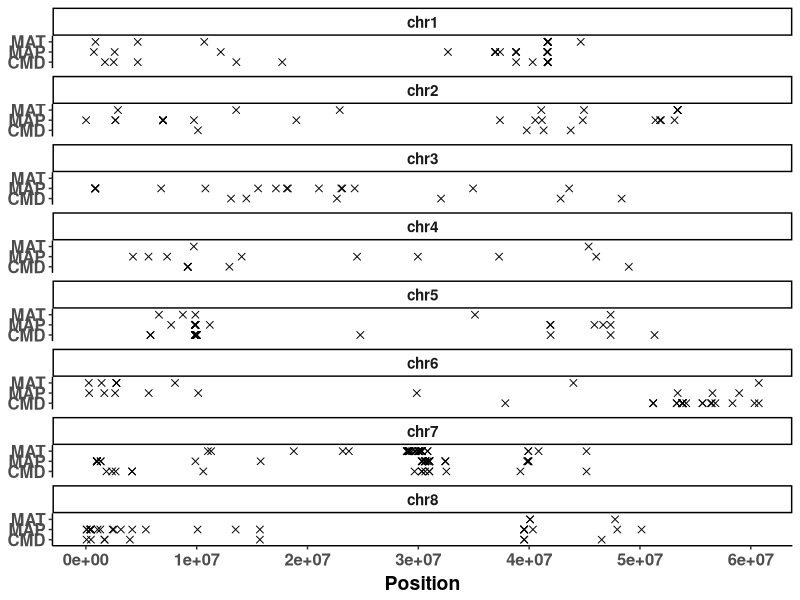
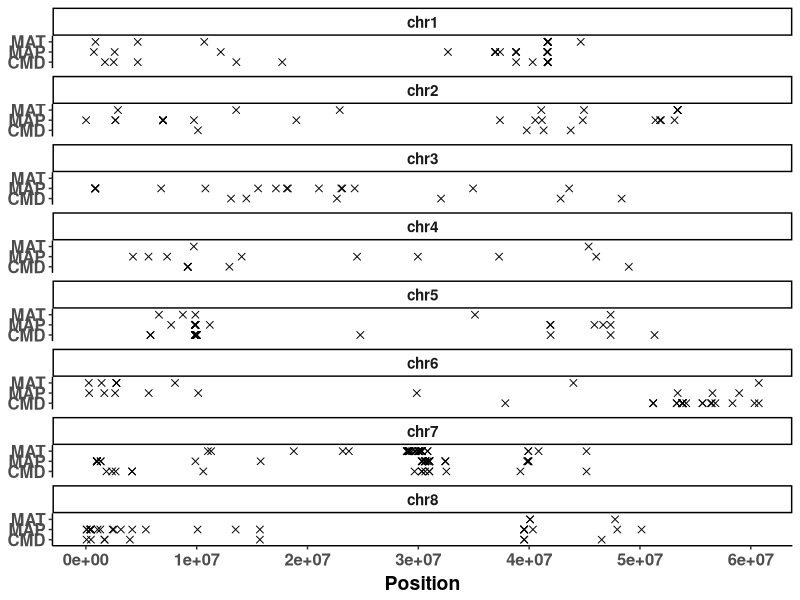

R code for these plots, in order:
##################################################################################
## Climate associated SNP distribution across chromosomes
## Author Daniel Anstett
## 
## 
## Last Modified Marc 22, 2021
###################################################################################

##### Annual #####
# env 1 is MAT = Mean annual temperature (°C)
# env 2 is MAP = Mean annual precipitation (mm)
# env 5 is CMD = Hargreaves climatic moisture deficit (mm)


###################################################################################
#Import libraries
library(tidyverse)

#Import BF>20 SNP data
snp1_filter <- read_csv("data/genomic_data/win_bf_mat30_5.csv")
snp2_filter <- read_csv("data/genomic_data/win_bf_map30_5.csv")
snp5_filter <- read_csv("data/genomic_data/win_bf_cmd30_5.csv")

#Add env variable identifier 
chr_obs_mat <- snp1_filter %>% select(chr_snp) %>% separate(chr_snp,c("CE","chr","Position")) %>% select(-CE)
chr_obs_map <- snp2_filter %>% select(chr_snp) %>% separate(chr_snp,c("CE","chr","Position")) %>% select(-CE)
chr_obs_cmd <- snp5_filter %>% select(chr_snp) %>% separate(chr_snp,c("CE","chr","Position")) %>% select(-CE)

#Add env identfier
chr_obs_mat$env <- "MAT"
chr_obs_map$env <- "MAP"
chr_obs_cmd$env <- "CMD"


#Add data type
chr_obs_mat$type <- "Climate Associated"
chr_obs_map$type <- "Climate Associated"
chr_obs_cmd$type <- "Climate Associated"

#Join env variables
chr_all <- rbind(chr_obs_mat,chr_obs_map,chr_obs_cmd)
chr_all$Position <- as.integer(chr_all$Position)


#############################################################################################
#Plot all 
chr1_graph_14 <-ggplot(chr_all, aes(x=Position, y=env)) +
  geom_point(size=2, shape=4,color="black") +
  scale_x_continuous(name="Position",  breaks=c(0,1e+07,2e+07,3e+07,4e+07,5e+07,6e+07)) +
  theme_classic() + 
  #theme(axis.title.y=element_blank())+
  facet_wrap(~ chr, ncol = 1)+
  theme(strip.text.x = element_text(size = 11,face="bold"),
        axis.text.x = element_text(size=12,face="bold"),
        axis.text.y = element_text(size=12,face="bold"),
        axis.title.x = element_text(color="black", size=14, vjust = 0.5, face="bold"),
        axis.title.y=element_blank())
chr1_graph_14
ggsave("Graphs/chr_map.pdf",width=8, height = 8, units = "in")




